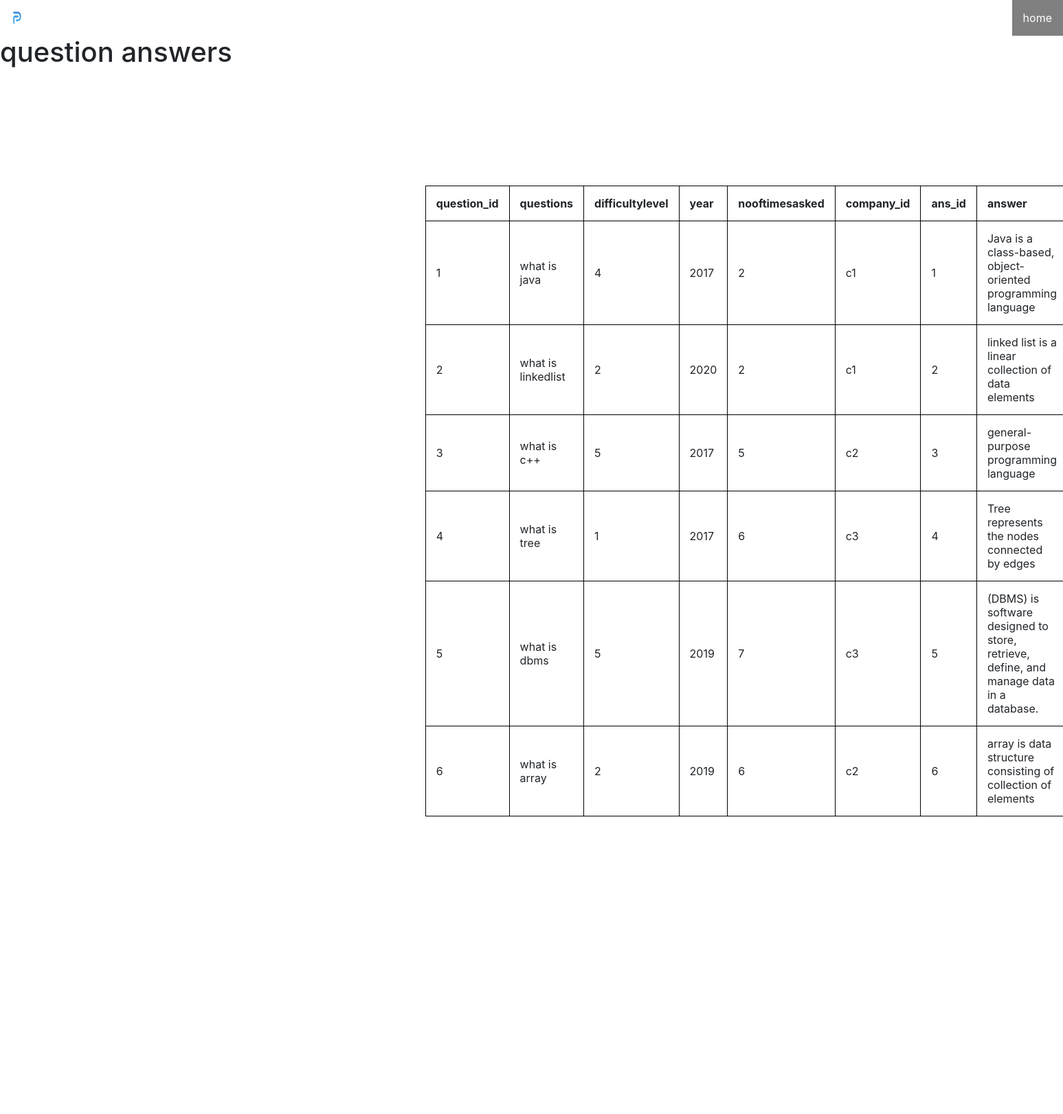
Screenshot of /questionanswers with the database file from the repository.
### tables this page shows
CREATE TABLE answers(
    ans_id text PRIMARY KEY,
    solution text,
    q_id text,
    FOREIGN KEY (q_id) REFERENCES questions (q_id)
    ON DELETE CASCADE
    ON UPDATE CASCADE
    );

CREATE TABLE questions(
    q_id integer PRIMARY KEY,
    question text,
    dif_level text,
    year text,
    no_of_times text,
    company_id text,
    FOREIGN KEY (company_id) REFERENCES company (company_id)
    ON DELETE CASCADE
    ON UPDATE CASCADE
    );

### main.py (the view)
@app.route('/questionanswers', methods=['GET'])
def view_questions_button():
    with sqlite3.connect("place.db") as conn:
        c = conn.cursor()
        qa = c.execute("""SELECT Q.*,A.* FROM QUESTIONS Q,ANSWERS A
            WHERE Q.q_id=A.q_id""").fetchall()
        return render_template('questionanswers.html', questions=qa)

### templates/questionanswers.html (shortened to what this page needs)
<html>
    <head>
  <link rel="stylesheet" href="https://maxcdn.bootstrapcdn.com/bootstrap/4.4.1/css/bootstrap.min.css">
        </head>
        <body>
            <div style="display:flex; justify-content: space-between;background-color:white;">
            <img style="width:50px;" src="../static/media/p.png" alt="logo" />
            <ul>
              <li style="float:right"><a href="/home">home</a></li>
            </ul>
            </div>
          <h1>question answers</h1>
          <div style="text-align: center; margin: 170px 40%;" >
            <table style="border: 1px solid black; text-align: left;border-collapse:collapse;width:200%;">
                <tr style="border: 1px solid black;">
                    <th style="border: 1px solid black;">question_id</th>
                    <th style="border: 1px solid black;">questions</th>
                    <th style="border: 1px solid black;">difficultylevel</th>
                    <th style="border: 1px solid black;">year</th>
                    <th style="border: 1px solid black;">nooftimesasked</th>
                    <th style="border: 1px solid black;">company_id</th>
                    <th style="border: 1px solid black;">ans_id</th>
                    <th style="border: 1px solid black;">answer</th>
                </tr>
            </div>
         {% for question in questions %}
                    <tr style="border: 1px solid black;">
                        <td style="border: 1px solid black;">{{question[0]}}</td>
                        <td style="border: 1px solid black;">{{question[1]}}</td>
                        <td style="border: 1px solid black;">{{question[2]}}</td>
                        <td style="border: 1px solid black;">{{question[3]}}</td>
                        <td style="border: 1px solid black;">{{question[4]}}</td>
                        <td style="border: 1px solid black;">{{question[5]}}</td>
                        <td style="border: 1px solid black;">{{question[6]}}</td>
                        <td style="border: 1px solid black;">{{question[7]}}</td>
                    </tr>
                {% endfor %}
    <footer style="background-color: #212121; text-align: center; margin-top: 25%;">
        <p style="color: white; padding: 15px 0 ;"></p>
    </footer>
</body>
</html>

### templates/questionanswers.html (style rules this page uses)
ul { list-style-type: none; margin: 0; padding: 0; overflow: hidden; background-color: grey; }
li { float: left; }
li a { display: block; color: white; text-align: center; padding: 14px 16px; text-decoration: none; }
table, th, td { border: 1px solid black; padding: 15px; }
table { border-spacing: 15px; }

### rows the page displays
answers: q_id "1", question "what is java", dif_level "4", year "2017", no_of_times "2", company_id "c1", ans_id "1", solution "Java is a class-based, object-oriented programming language"
answers: q_id "2", question "what is linkedlist", dif_level "2", year "2020", no_of_times "2", company_id "c1", ans_id "2", solution "linked list is a linear collection of data elements"
answers: q_id "3", question "what is c++", dif_level "5", year "2017", no_of_times "5", company_id "c2", ans_id "3", solution "general-purpose programming language"
answers: q_id "4", question "what is tree", dif_level "1", year "2017", no_of_times "6", company_id "c3", ans_id "4", solution "Tree represents the nodes connected by edges"
answers: q_id "5", question "what is dbms", dif_level "5", year "2019", no_of_times "7", company_id "c3", ans_id "5", solution "(DBMS) is software designed to store, retrieve, define, and manage data in a database."
answers: q_id "6", question "what is array", dif_level "2", year "2019", no_of_times "6", company_id "c2", ans_id "6", solution "array is data structure consisting of collection of elements"
